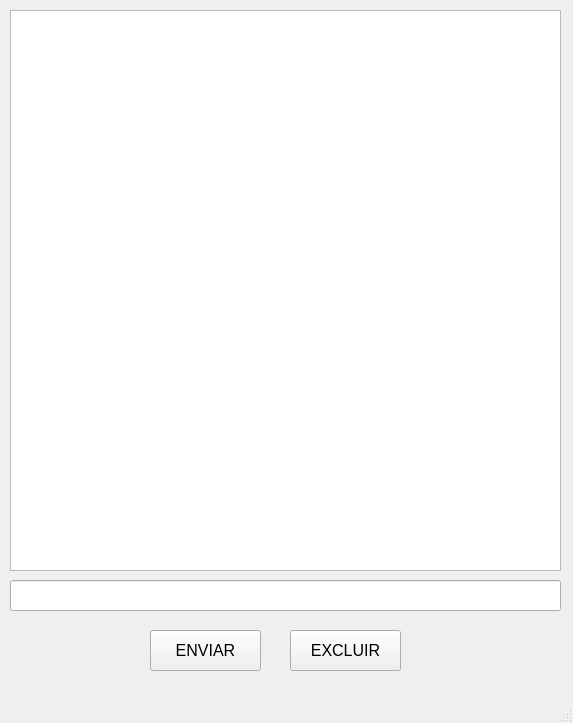
<?xml version="1.0" encoding="UTF-8"?>
<ui version="4.0">
 <class>MainWindow</class>
 <widget class="QMainWindow" name="MainWindow">
  <property name="geometry">
   <rect>
    <x>0</x>
    <y>0</y>
    <width>573</width>
    <height>723</height>
   </rect>
  </property>
  <property name="windowTitle">
   <string>MainWindow</string>
  </property>
  <widget class="QWidget" name="centralwidget">
   <widget class="QListWidget" name="listWidget">
    <property name="geometry">
     <rect>
      <x>10</x>
      <y>10</y>
      <width>551</width>
      <height>561</height>
     </rect>
    </property>
    <property name="font">
     <font>
      <pointsize>12</pointsize>
     </font>
    </property>
   </widget>
   <widget class="QLineEdit" name="lineEdit">
    <property name="geometry">
     <rect>
      <x>10</x>
      <y>580</y>
      <width>551</width>
      <height>31</height>
     </rect>
    </property>
    <property name="font">
     <font>
      <pointsize>12</pointsize>
     </font>
    </property>
   </widget>
   <widget class="QPushButton" name="pushButton">
    <property name="geometry">
     <rect>
      <x>150</x>
      <y>630</y>
      <width>111</width>
      <height>41</height>
     </rect>
    </property>
    <property name="font">
     <font>
      <pointsize>12</pointsize>
     </font>
    </property>
    <property name="text">
     <string>ENVIAR</string>
    </property>
   </widget>
   <widget class="QPushButton" name="pushButton_2">
    <property name="geometry">
     <rect>
      <x>290</x>
      <y>630</y>
      <width>111</width>
      <height>41</height>
     </rect>
    </property>
    <property name="font">
     <font>
      <pointsize>12</pointsize>
     </font>
    </property>
    <property name="text">
     <string>EXCLUIR</string>
    </property>
   </widget>
  </widget>
  <widget class="QMenuBar" name="menubar">
   <property name="geometry">
    <rect>
     <x>0</x>
     <y>0</y>
     <width>573</width>
     <height>21</height>
    </rect>
   </property>
  </widget>
  <widget class="QStatusBar" name="statusbar"/>
 </widget>
 <resources/>
 <connections/>
</ui>
